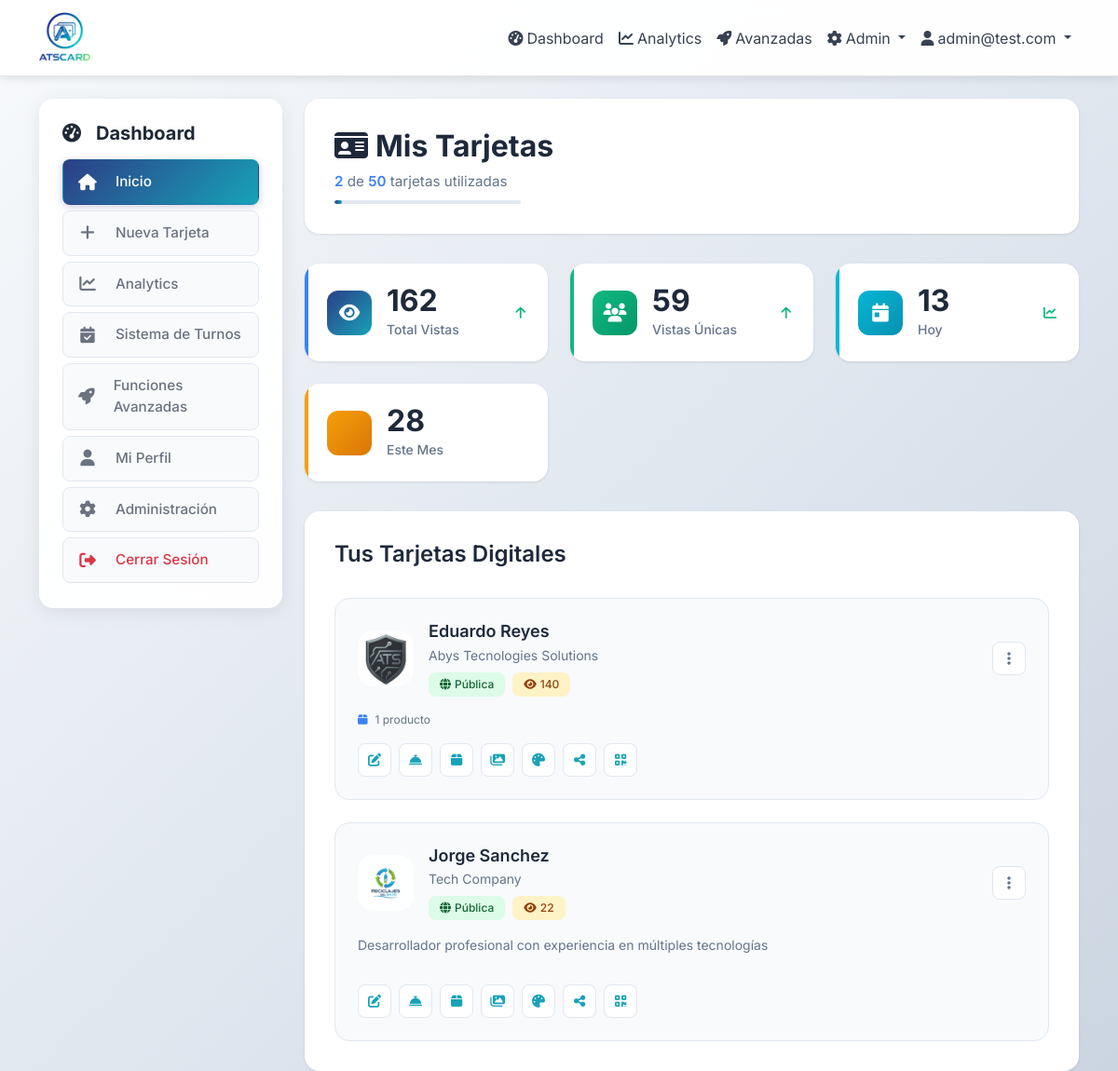
/dashboard/ (signed in), run on the app's committed database.
### app/models.py (models this page shows, shortened)
class User(UserMixin, db.Model):
    id = db.Column(db.Integer, primary_key=True)
    email = db.Column(db.String(120), unique=True, nullable=False, index=True)
    password_hash = db.Column(db.String(255), nullable=False)
    role = db.Column(Enum('admin', 'user', name='user_roles'), default='user', nullable=False)
    is_active = db.Column(db.Boolean, default=True, nullable=False)
    is_approved = db.Column(db.Boolean, default=False)
    approved_at = db.Column(db.DateTime)
    approved_by_id = db.Column(db.Integer)
    is_suspended = db.Column(db.Boolean, default=False)
    suspension_reason = db.Column(db.String(500))
    suspended_at = db.Column(db.DateTime)
    suspended_by_id = db.Column(db.Integer)
    max_cards = db.Column(db.Integer, default=1, nullable=False)
    last_login = db.Column(db.DateTime)
    total_views = db.Column(db.Integer, default=0)
    email_verified = db.Column(db.Boolean, default=False)
    email_verified_at = db.Column(db.DateTime)
    reset_token = db.Column(db.String(255))
    reset_token_expires = db.Column(db.DateTime)
    created_at = db.Column(db.DateTime, default=now_utc_for_db)
    updated_at = db.Column(db.DateTime, default=now_utc_for_db, onupdate=now_utc_for_db)
    cards = db.relationship('Card', backref='owner', lazy='dynamic', cascade='all, delete-orphan')
    appointment_system = db.relationship('AppointmentSystem', backref='owner', uselist=False, cascade='all, delete-orphan')
    def is_admin(self):
        return self.role == 'admin'

class Card(db.Model):
    id = db.Column(db.Integer, primary_key=True)
    owner_id = db.Column(db.Integer, db.ForeignKey('user.id'), nullable=False)
    slug = db.Column(db.String(100), unique=True, nullable=False, index=True)
    title = db.Column(db.String(200))  # e.g., "Lourdes Arellano - Salón & Spa"
    name = db.Column(db.String(100), nullable=False)
    job_title = db.Column(db.String(200))
    company = db.Column(db.String(200))
    phone = db.Column(db.String(20))
    email_public = db.Column(db.String(120))
    website = db.Column(db.String(255))
    location = db.Column(db.String(255))
    bio = db.Column(db.Text)
    theme_id = db.Column(db.Integer, db.ForeignKey('theme.id'), nullable=False)
    is_public = db.Column(db.Boolean, default=True, nullable=False)
    published_at = db.Column(db.DateTime)
    avatar_path = db.Column(db.String(255))  # Legacy - kept for backward compatibility
    avatar_square_path = db.Column(db.String(255))  # Square version for circle/rounded/square
    avatar_rect_path = db.Column(db.String(255))   # Rectangular version for rectangle shape
    created_at = db.Column(db.DateTime, default=now_utc_for_db)
    updated_at = db.Column(db.DateTime, default=now_utc_for_db, onupdate=now_utc_for_db)
    instagram = db.Column(db.String(255))
    whatsapp_country = db.Column(db.String(10))  # Country code for WhatsApp (e.g., '+34')
    whatsapp = db.Column(db.String(20))  # Phone number without country code
    custom_layout = db.Column(db.Text)  # Store custom layout JSON from visual editor
    facebook = db.Column(db.String(255))
    linkedin = db.Column(db.String(255))
    twitter = db.Column(db.String(255))
    youtube = db.Column(db.String(255))
    tiktok = db.Column(db.String(255))
    telegram = db.Column(db.String(255))
    snapchat = db.Column(db.String(255))
    pinterest = db.Column(db.String(255))
    github = db.Column(db.String(255))
    behance = db.Column(db.String(255))
    dribbble = db.Column(db.String(255))
    primary_social_networks = db.Column(db.Text)
    services = db.relationship('Service', backref='card', lazy='dynamic', cascade='all, delete-orphan')
    products = db.relationship('Product', backref='card', lazy='dynamic', cascade='all, delete-orphan')
    gallery_items = db.relationship('GalleryItem', backref='card', lazy='dynamic', cascade='all, delete-orphan')
    def get_public_url(self):
        return f"/c/{self.slug}"
    def get_total_views(self):
        return self.views.count()
    def get_unique_views(self):
        from sqlalchemy import func
        return db.session.query(func.count(func.distinct(CardView.ip_address))).filter_by(card_id=self.id).scalar() or 0
    def get_views_today(self):
        start_utc, end_utc = get_date_range_utc(days=1)
        return self.views.filter(
            CardView.viewed_at >= start_utc,
            CardView.viewed_at <= end_utc
        ).count()
    def get_views_this_month(self):
        start_utc, end_utc = get_month_range_utc()
        return self.views.filter(
            CardView.viewed_at >= start_utc,
            CardView.viewed_at <= end_utc
        ).count()

### app/dashboard/routes.py (the view)
@bp.route('/')
@login_required
def index():
    cards = current_user.cards.all()
    total_views = sum(card.get_total_views() for card in cards)
    total_unique_views = sum(card.get_unique_views() for card in cards)
    total_views_today = sum(card.get_views_today() for card in cards)
    total_views_this_month = sum(card.get_views_this_month() for card in cards)
    stats = {
        'total_views': total_views,
        'unique_views': total_unique_views,
        'views_today': total_views_today,
        'views_this_month': total_views_this_month,
        'total_cards': len(cards),
        'public_cards': len([c for c in cards if c.is_public])
    }
    user_agent = request.headers.get('User-Agent', '').lower()
    is_mobile = any(keyword in user_agent for keyword in [
        'mobile', 'android', 'iphone', 'ipad', 'ipod', 'blackberry', 'windows phone'
    ])
    if is_mobile:
        return render_template('dashboard/index_pwa.html', cards=cards, stats=stats)
    else:
        return render_template('dashboard/index.html', cards=cards, stats=stats)

### app/templates/dashboard/index.html (shortened to what this page needs)
{% extends "base.html" %}
{% block content %}
<div class="row">
    <div class="col-md-3">
        {% include 'dashboard/_sidebar.html' %}
    </div>
    <div class="col-md-9">
        <div class="dashboard-header">
            <div class="header-content">
                <div class="header-left">
                    <h1 class="dashboard-title">
                        <i class="fas fa-id-card me-2"></i>Mis Tarjetas
                    </h1>
                    <div class="dashboard-subtitle">
                        <span class="card-count">{{ cards|length }}</span> de <span class="card-limit">{{ current_user.max_cards }}</span> tarjetas utilizadas
                        <div class="progress-bar-container">
                            <div class="progress-bar" style="width: {{ (cards|length / current_user.max_cards * 100) }}%"></div>
                        </div>
                    </div>
                </div>
            </div>
        </div>
        {% if cards and stats %}
        <div class="stats-grid">
            <div class="stat-card stat-primary">
                <div class="stat-icon">
                    <i class="fas fa-eye"></i>
                </div>
                <div class="stat-content">
                    <div class="stat-number">{{ stats.total_views }}</div>
                    <div class="stat-label">Total Vistas</div>
                </div>
                <div class="stat-trend">
                    <i class="fas fa-arrow-up"></i>
                </div>
            </div>
            <div class="stat-card stat-success">
                <div class="stat-icon">
                    <i class="fas fa-users"></i>
                </div>
                <div class="stat-content">
                    <div class="stat-number">{{ stats.unique_views }}</div>
                    <div class="stat-label">Vistas Únicas</div>
                </div>
                <div class="stat-trend">
                    <i class="fas fa-arrow-up"></i>
                </div>
            </div>
            <div class="stat-card stat-info">
                <div class="stat-icon">
                    <i class="fas fa-calendar-day"></i>
                </div>
                <div class="stat-content">
                    <div class="stat-number">{{ stats.views_today }}</div>
                    <div class="stat-label">Hoy</div>
                </div>
                <div class="stat-trend">
                    <i class="fas fa-chart-line"></i>
                </div>
            </div>
            <div class="stat-card stat-warning">
                <div class="stat-icon">
                </div>
                <div class="stat-content">
                    <div class="stat-number">{{ stats.views_this_month }}</div>
                    <div class="stat-label">Este Mes</div>
                </div>
            </div>
        </div>
        {% endif %}
        {% if cards %}
        <div class="cards-section">
            <h2 class="section-title">Tus Tarjetas Digitales</h2>
            <div class="cards-grid">
                {% for card in cards %}
                <div class="card-item">
                    <div class="card-header">
                        <div class="card-avatar">
                            {% if card.avatar_path %}
                                <img src="{{ url_for('static', filename='uploads/' + card.avatar_path) }}" alt="{{ card.name }}">
                            {% else %}
                                <div class="avatar-placeholder">
                                    <i class="fas fa-user"></i>
                                </div>
                            {% endif %}
                        </div>
                        <div class="card-info">
                            <h3 class="card-name">{{ card.title or card.name }}</h3>
                            {% if card.company %}
                                <div class="card-company">{{ card.company }}</div>
                            {% endif %}
                            <div class="card-status">
                                {% if card.is_public %}
                                    <span class="status-badge status-active">
                                        <i class="fas fa-globe"></i> Pública
                                    </span>
                                {% else %}
                                    <span class="status-badge status-draft">
                                        <i class="fas fa-lock"></i> Privada
                                    </span>
                                {% endif %}
                                {% if card.is_public and card.get_total_views() > 0 %}
                                    <span class="views-badge">
                                        <i class="fas fa-eye"></i> {{ card.get_total_views() }}
                                    </span>
                                {% endif %}
                            </div>
                        </div>
                        <div class="card-actions">
                            <div class="dropdown">
                                <button class="action-btn" data-bs-toggle="dropdown">
                                    <i class="fas fa-ellipsis-v"></i>
                                </button>
                            </div>
                        </div>
                    </div>
                    {% if card.bio %}
                    <div class="card-description">
                        {{ card.bio[:120] }}{% if card.bio|length > 120 %}...{% endif %}
                    </div>
                    {% endif %}
                    <div class="card-stats">
                        {% if card.products.count() > 0 %}
                            <div class="stat-item">
                                <i class="fas fa-box"></i>
                                {{ card.products.count() }} producto{{ 's' if card.products.count() > 1 }}
                            </div>
                        {% endif %}
                    </div>
                    <div class="card-quick-actions">
                        <a href="{{ url_for('dashboard.edit_card', id=card.id) }}" class="quick-btn quick-edit">
                            <i class="fas fa-edit"></i>
                        </a>
                        <a href="{{ url_for('dashboard.card_services', id=card.id) }}" class="quick-btn quick-services">
                            <i class="fas fa-concierge-bell"></i>
                        </a>
                        <a href="{{ url_for('dashboard.card_products', id=card.id) }}" class="quick-btn quick-products">
                            <i class="fas fa-box"></i>
                        </a>
                        <a href="{{ url_for('dashboard.card_gallery', id=card.id) }}" class="quick-btn quick-gallery">
                            <i class="fas fa-images"></i>
                        </a>
                        <a href="{{ url_for('dashboard.card_theme', id=card.id) }}" class="quick-btn quick-theme">
                            <i class="fas fa-palette"></i>
                        </a>
                        <a href="{{ url_for('dashboard.card_social_networks', id=card.id) }}" class="quick-btn quick-social">
                            <i class="fas fa-share-alt"></i>
                        </a>
                        <a href="{{ url_for('dashboard.card_qr', id=card.id) }}" class="quick-btn quick-qr">
                            <i class="fas fa-qrcode"></i>
                        </a>
                    </div>
                </div>
                {% endfor %}
            </div>
        </div>
        {% endif %}
        </div>
    </div>
</div>
{% endblock %}

### app/templates/base.html (shortened to what this page needs)
<!DOCTYPE html>
<html lang="es">
<head>
    <link href="https://cdn.jsdelivr.net/npm/bootstrap@5.3.0/dist/css/bootstrap.min.css" rel="stylesheet">
    <link href="https://cdnjs.cloudflare.com/ajax/libs/font-awesome/6.4.0/css/all.min.css" rel="stylesheet">
</head>
<body>
    <nav class="navbar navbar-expand-lg navbar-light mb-4">
        <div class="container">
            <a class="navbar-brand d-flex align-items-center" href="{{ url_for('index') }}">
                <img src="{{ url_for('static', filename='logo/logoNB.png') }}" alt="ATScard" class="navbar-logo me-2">
            </a>
            <div class="collapse navbar-collapse" id="navbarNav">
                <ul class="navbar-nav ms-auto">
                    {% if current_user.is_authenticated %}
                        <li class="nav-item">
                            <a class="nav-link" href="{{ url_for('dashboard.index') }}">
                                <i class="fas fa-tachometer-alt me-1"></i>Dashboard
                            </a>
                        </li>
                        <li class="nav-item">
                            <a class="nav-link" href="{{ url_for('dashboard.analytics') }}">
                                <i class="fas fa-chart-line me-1"></i>Analytics
                            </a>
                        </li>
                        <li class="nav-item">
                            <a class="nav-link" href="{{ url_for('dashboard.advanced_features') }}">
                                <i class="fas fa-rocket me-1"></i>Avanzadas
                            </a>
                        </li>
                        {% if current_user.is_admin() %}
                        <li class="nav-item dropdown">
                            <a class="nav-link dropdown-toggle" href="#" role="button" data-bs-toggle="dropdown">
                                <i class="fas fa-cog me-1"></i>Admin
                            </a>
                        </li>
                        {% endif %}
                        <li class="nav-item dropdown">
                            <a class="nav-link dropdown-toggle" href="#" role="button" data-bs-toggle="dropdown">
                                <i class="fas fa-user me-1"></i>{{ current_user.email }}
                            </a>
                        </li>
                    {% endif %}
                </ul>
            </div>
        </div>
    </nav>
    <div class="container">
        {% block content %}{% endblock %}
</body>
</html>

### data on the page
User: email "admin@test.com", max_cards "50"
Card: avatar_path (picture), title+name "Eduardo Reyes", company "Abys Tecnologies Solutions", is_public True (drawn), get_total_views "140", products.count "1"
Card: avatar_path (picture), title+name "Jorge Sanchez", company "Tech Company", is_public True (drawn), get_total_views "22", bio "Desarrollador profesional con experiencia en múltiples tecnologías"

### other printed values
{{ cards|length }} "2"
{{ stats.total_views }} "162"
{{ stats.unique_views }} "59"
{{ stats.views_today }} "13"
{{ stats.views_this_month }} "28"
